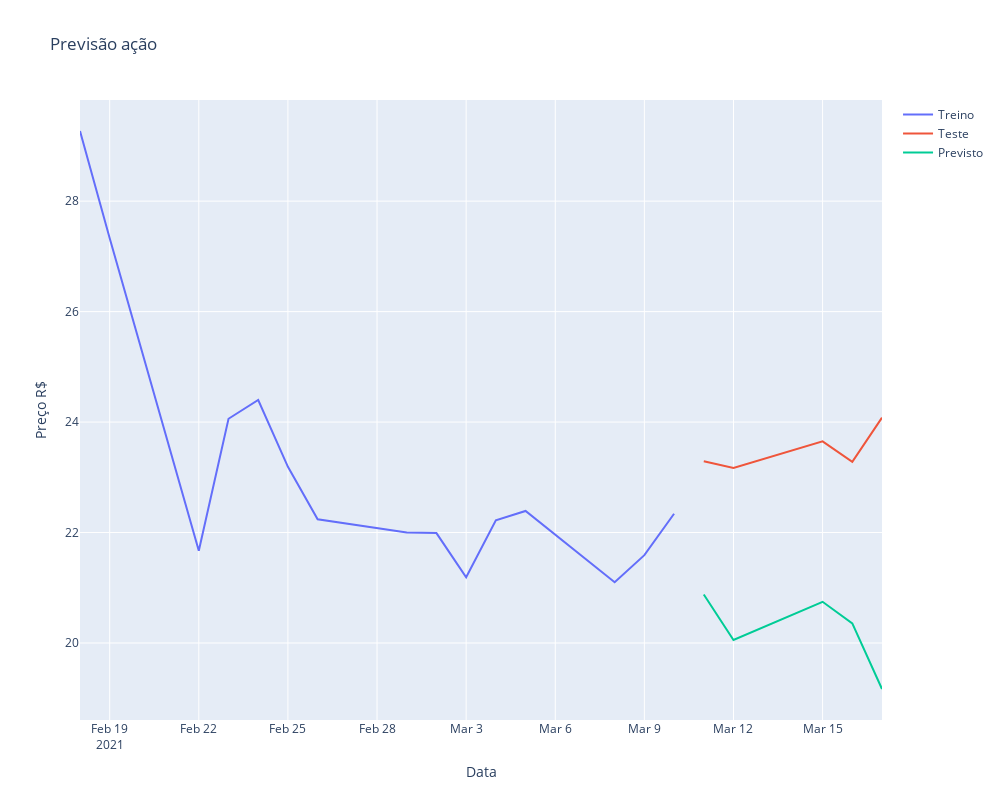

Notebook cell for this chart:
### Code cell
# Create traces
plt.figure(figsize=(10,6))
merged['compra'] = 23
layout = go.Layout(title="Previsão ação",xaxis=dict(title="Data"), yaxis=dict(title="Preço R$"))
fig = go.Figure(layout = layout)
fig.add_trace(go.Scatter(x=train.index, y=train, mode='lines', name='Treino'))
fig.add_trace(go.Scatter(x=test.index, y=test,mode='lines',name='Teste'))
fig.add_trace(go.Scatter(x=test.index, y=forecast,mode='lines',name='Previsto'))

fig.update_layout(autosize=False,width=1000,height=800,)

fig.show()

### Figure 1 — Plotly figure (JSON) as saved in the notebook; plotly's stock layout.template omitted (floating-point values rounded to 4 significant figures)
{"data": [{"mode": "lines", "name": "Treino", "type": "scatter", "x": ["2021-02-18T00:00:00", "2021-02-19T00:00:00", "2021-02-22T00:00:00", "2021-02-23T00:00:00", "2021-02-24T00:00:00", "2021-02-25T00:00:00", "2021-02-26T00:00:00", "2021-03-01T00:00:00", "2021-03-02T00:00:00", "2021-03-03T00:00:00", "2021-03-04T00:00:00", "2021-03-05T00:00:00", "2021-03-08T00:00:00", "2021-03-09T00:00:00", "2021-03-10T00:00:00"], "y": [29.27, 27.33, 21.67, 24.06, 24.4, 23.19, 22.24, 22, 21.99, 21.19, 22.22, 22.39, 21.1, 21.59, 22.34]}, {"mode": "lines", "name": "Teste", "type": "scatter", "x": ["2021-03-11T00:00:00", "2021-03-12T00:00:00", "2021-03-15T00:00:00", "2021-03-16T00:00:00", "2021-03-17T00:00:00"], "y": [23.29, 23.17, 23.65, 23.28, 24.08]}, {"mode": "lines", "name": "Previsto", "type": "scatter", "x": ["2021-03-11T00:00:00", "2021-03-12T00:00:00", "2021-03-15T00:00:00", "2021-03-16T00:00:00", "2021-03-17T00:00:00"], "y": [20.88, 20.05, 20.75, 20.35, 19.17]}], "layout": {"autosize": false, "height": 800, "title": {"text": "Previsão ação"}, "width": 1000, "xaxis": {"title": {"text": "Data"}}, "yaxis": {"title": {"text": "Preço R$"}}}}
